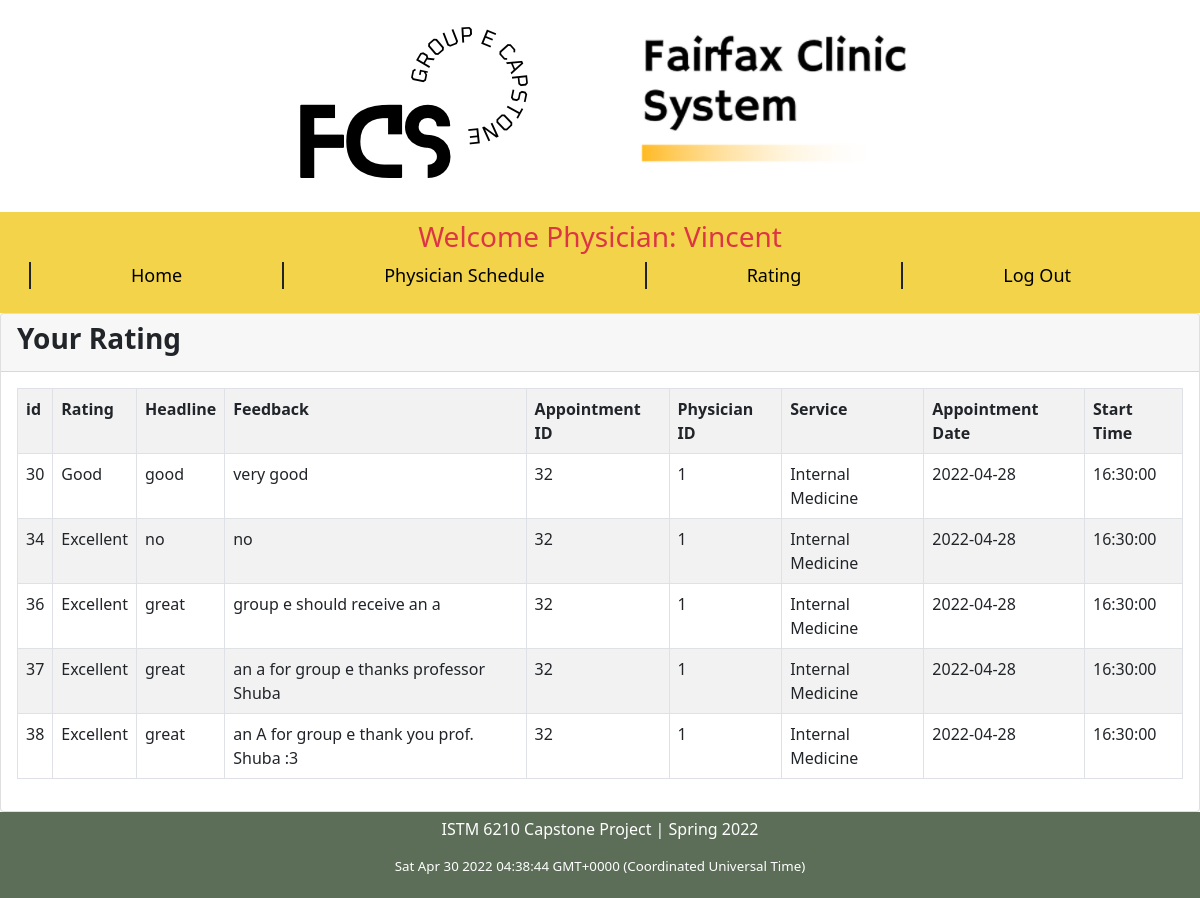
/physician_rating.php (signed in), run on the app's committed database.
### tables this page shows
CREATE TABLE `rating` (
  `id` int(6) UNSIGNED NOT NULL,
  `rating` varchar(100) NOT NULL,
  `headline` varchar(100) NOT NULL,
  `feedback` varchar(300) NOT NULL,
  `created_at` timestamp NOT NULL DEFAULT CURRENT_TIMESTAMP,
  `appointment_id` int(25) NOT NULL
);

CREATE TABLE `physician_schedule` (
  `id` int(25) NOT NULL,
  `physician_id` int(25) NOT NULL,
  `appt_date` date NOT NULL,
  `start_time` time NOT NULL,
  `appt_end_time` time NOT NULL,
  `appt_day` enum('Monday','Tuesday','Wednesday','Thursday','Friday','Saturday','Sunday') NOT NULL,
  `appt_status` enum('Completed','Booked','Cancel','In Process','Reviewed') NOT NULL,
  `created_at` datetime NOT NULL DEFAULT CURRENT_TIMESTAMP
);

CREATE TABLE `appointment` (
  `id` int(6) UNSIGNED NOT NULL,
  `service` varchar(100) NOT NULL,
  `other` varchar(100) NOT NULL,
  `patient_Id` int(11) NOT NULL,
  `physician_schedule_id` int(11) NOT NULL,
  `created_at` datetime NOT NULL DEFAULT CURRENT_TIMESTAMP
);

### physician_rating.php (the view, shortened to what this page needs)
<?php
include_once('header.php');
require_once './includes/dbh.inc.php';
$physician_id = $_SESSION["physicianID"];
$query = "Select r.id,r.rating,r.headline,r.feedback,r.appointment_id, ps.physician_id, a.service,ps.appt_date,ps.start_time from rating r INNER join appointment a on r.appointment_id=a.id INNER join physician_schedule ps on a.physician_schedule_id=ps.id
where ps.physician_id=".$physician_id;
  $query_run = mysqli_query($conn, $query);
?>
<body>
<div class="card">
							<div class="card-header">
							<div class="row">
								<div class="col">
								<h3><b>Your Rating</b></h3>
								</div>
							</div>
							</div>
			      		<div class="card-body">
		      				<div class="table-responsive">
		      					<table class="table table-striped table-bordered">
		      						<tr>
									  <th>id</th>
		      							<th>Rating</th>
		      							<th>Headline</th>
		      							<th>Feedback</th>
		      							<th>Appointment ID</th>
										<th>Physician ID</th>
										<th>Service</th>
										<th>Appointment Date</th>
										<th>Start Time</th>
		      						</tr>
                      <?php
                        while($row = mysqli_fetch_assoc($query_run)){
		      							echo '
		      							<tr>
		      								<td>'.$row["id"].'</td>
		      								<td>'.$row["rating"].'</td>
		      								<td>'.$row["headline"].'</td>
		      								<td>'.$row["feedback"].'</td>
											<td>'.$row["appointment_id"].'</td>
											<td>'.$row["physician_id"].'</td>	<td>'.$row["service"].'</td>
											<td>'.$row["appt_date"].'</td>
											<td>'.$row["start_time"].'</td>
		      							</tr>
		      							';
		      						}
		      						?>
		      					</table>
		      				</div>
		      			</div>
                  </div>
</body>
<?php
    include_once('footer.php');
?>

### css/Appointment.css (style rules this page uses)
body { font-family: Segoe, "Segoe UI", "DejaVu Sans", "Trebuchet MS", Verdana, sans-serif; margin: 0; }
.row:after { content: ""; display: table; clear: both; }

### css/Home_Patient.css (style rules this page uses)
* { box-sizing: border-box; }
body { font-family: Segoe, "Segoe UI", "DejaVu Sans", "Trebuchet MS", Verdana, sans-serif; margin: 0; }
.row:after { content: ""; display: table; clear: both; }

### data on the page
rating: id "30", rating "Good", headline "good", feedback "very good", appointment "32", physician_schedule.physician_id "1", appointment.service "Internal Medicine", physician_schedule.appt_date "2022-04-28", physician_schedule.start_time "16:30:00"
rating: id "34", rating "Excellent", headline "no", feedback "no", appointment "32", physician_schedule.physician_id "1", appointment.service "Internal Medicine", physician_schedule.appt_date "2022-04-28", physician_schedule.start_time "16:30:00"
rating: id "36", rating "Excellent", headline "great", feedback "group e should receive an a", appointment "32", physician_schedule.physician_id "1", appointment.service "Internal Medicine", physician_schedule.appt_date "2022-04-28", physician_schedule.start_time "16:30:00"
rating: id "37", rating "Excellent", headline "great", feedback "an a for group e thanks professor Shuba", appointment "32", physician_schedule.physician_id "1", appointment.service "Internal Medicine", physician_schedule.appt_date "2022-04-28", physician_schedule.start_time "16:30:00"
rating: id "38", rating "Excellent", headline "great", feedback "an A for group e thank you prof. Shuba :3", appointment "32", physician_schedule.physician_id "1", appointment.service "Internal Medicine", physician_schedule.appt_date "2022-04-28", physician_schedule.start_time "16:30:00"

### other printed values
$_SESSION["physicianName"] "Vincent"
